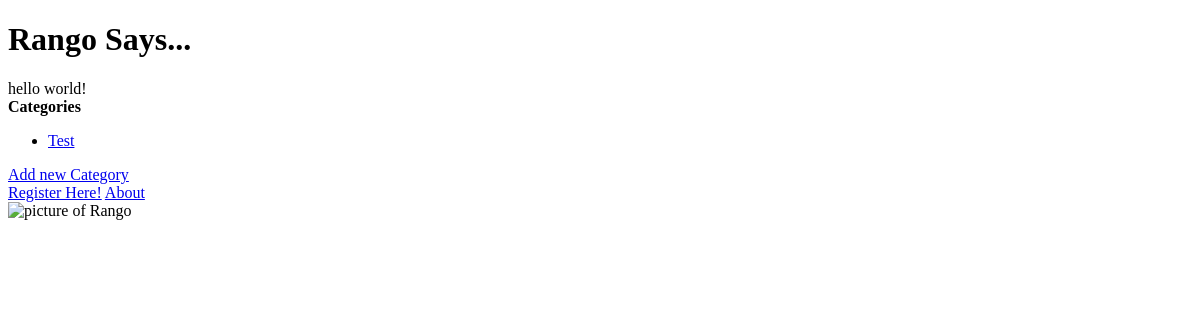
The app's page /, older data.
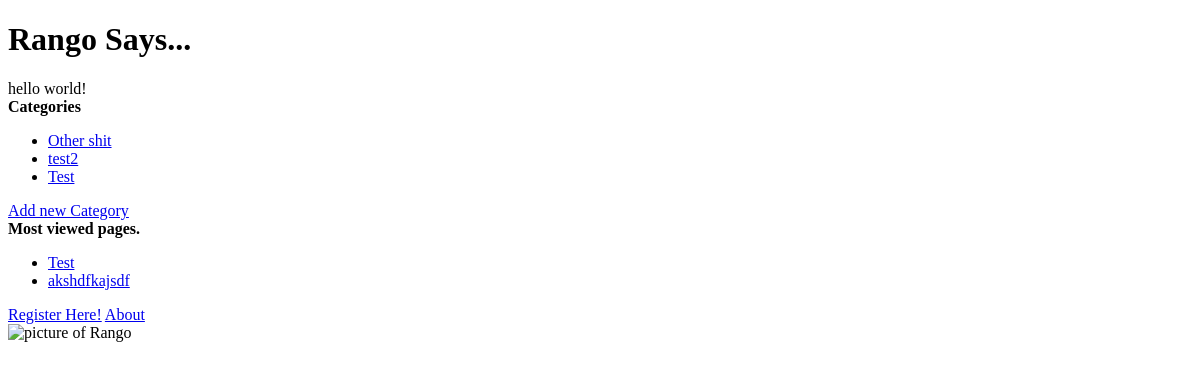
The same page, newer data.
### rango/models.py (models this page shows, shortened)
class Category(models.Model):
    name = models.CharField(max_length=128, unique=True)
    views = models.IntegerField(default=0)
    likes = models.IntegerField(default=0)

class Page(models.Model):
    category = models.ForeignKey(Category, on_delete=models.CASCADE)
    title = models.CharField(max_length=128)
    url = models.URLField()
    views = models.IntegerField(default=0)

### rango/views.py (the view)
# urls.py: path('', views.index, name="home"),
def index(request):
    category_list = Category.objects.all().order_by('-likes')[:5]
    pages = Page.objects.all().order_by('-views')[:5]
    for category in category_list:
        category.url = category.name.replace(' ', '_')
    return render(request, 'rango/index.html', {"categories": category_list,
                                                "pages": pages})

### rango/templates/rango/index.html (shortened to what this page needs)
<!DOCTYPE html>
{% load static %}
<html>
    <head>
    </head>
    <body>
        <h1>Rango Says...</h1>
        hello world! <br />
        {% if categories %}
            <strong>Categories</strong><br/>
            <ul>
                {% for category in categories %}
                    <li>
                        <a href="category/{{ category.url }}">{{ category.name }}</a>
                    </li>
                {% endfor %}
            </ul>
        {% else %}
             <strong>There's no categories</strong><br/>
        {% endif %}
        <a href="add_category/">Add new Category</a><br/>
        {% if pages %}
            <strong>Most viewed pages.</strong><br/>
            <ul>
                {% for page in pages %}
                    <li>
                        <a href="{{ page.url }}">{{ page.title }}</a>
                    </li>
                {% endfor %}
            </ul>
        {% endif %}
        <a href="register/">Register Here!</a>
        <a href="about/">About</a><br/>
        <img src="{% static 'rango/img/rango.jpg' %}" alt="picture of Rango" />
    </body>
</html>

Row changes from the older to the newer data that the page shows:
added Category: name "Other shit"
added Category: name "test2"
added Page: title "Test"
added Page: title "akshdfkajsdf"
Text that changed along with them:
text now shown: "Most viewed pages."
